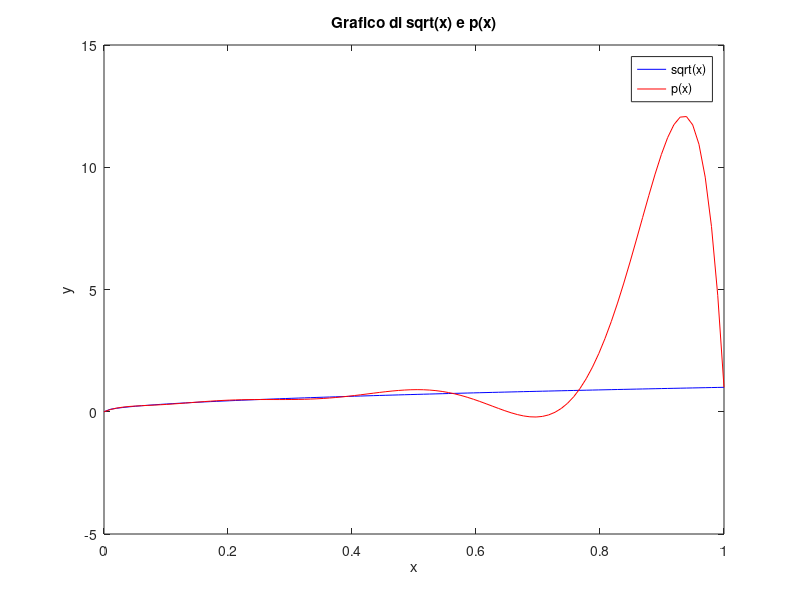

Write the MATLAB code that produced this figure.
% Problema 2.1

% (a) Calcolo del polinomio di interpolazione e del vettore delle differenze

x_nodes = [0, 1/64, 4/64, 9/64, 16/64, 25/64, 36/64, 49/64, 1];
y_nodes = sqrt(x_nodes);

zeta = (0:20) / 20;
sqrt_zeta = sqrt(zeta);

function p_t = newton_interpolation(x, y, t)
    n = length(x);
    m = length(t);
    
    % Calcolo della tabella delle differenze divise
    div_diff = zeros(n, n);
    div_diff(:,1) = y(:); % Prima colonna è y
    
    for j = 2:n
        for i = 1:n-j+1
            div_diff(i,j) = (div_diff(i+1,j-1) - div_diff(i,j-1)) / (x(i+j-1) - x(i));
        end
    end
    
    coeff = div_diff(1, :);
    
    p_t = zeros(size(t));
    
    for k = 1:m
        tk = t(k);
        p_t(k) = coeff(1);
        term = 1;
        for j = 2:n
            term = term * (tk - x(j-1));
            p_t(k) = p_t(k) + coeff(j) * term;
        end
    end
end


p = newton_interpolation(x_nodes, y_nodes, zeta);

diff_vector = p - sqrt_zeta;


% stampo il vettore
disp('Vettore differenze:');
for i = 1:length(diff_vector)
    fprintf('%d: %1.5f\n', i, diff_vector(i));
end

% (b) Grafico della funzione e del polinomio di interpolazione

% Creazione di punti per il grafico
x_plot = linspace(0, 1, 100);
p = polyfit(x_nodes, y_nodes, length(x_nodes) - 1);
% Valutazione del polinomio nei punti x_plot
p_plot = polyval(p, x_plot);

% Valutazione della funzione sqrt(x) nei punti x_plot
sqrt_plot = sqrt(x_plot);

% Creazione del grafico
figure;
plot(x_plot, sqrt_plot, 'b-', 'DisplayName', 'sqrt(x)');
hold on;
plot(x_plot, p_plot, 'r-', 'DisplayName', 'p(x)');
xlabel('x');
ylabel('y');
title('Grafico di sqrt(x) e p(x)');
legend;